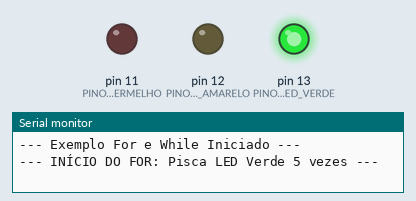
This sketch was run on a simulated Arduino Uno, built with avr-gcc and run on an emulated ATmega328P. Shown: output pins drawn as LEDs (lit = HIGH), the last lines printed to the serial monitor.

Above: at 0.12 s.
At 2.4 s:
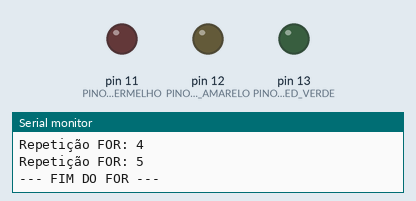
At 4.5 s:
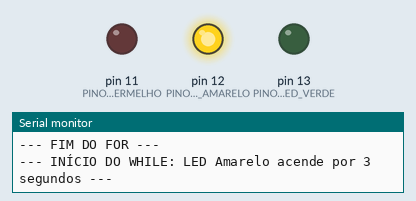
At 7.2 s:
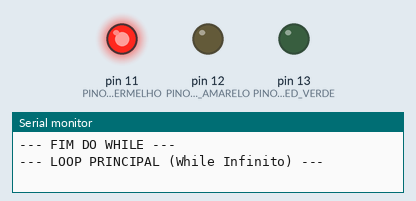
Timing chart, 0 to 11.7 s (numbered marks = the images above):
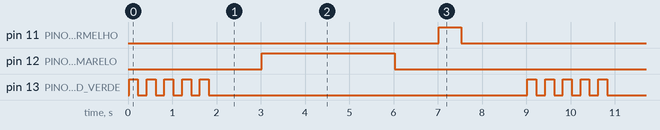

The sketch:

For_e_While.ino
```cpp
/*
 * Exemplo: Estruturas de Repetição For e While
 * Autor: Deividson Luiz Okopnik
 * Placa: Arduino Uno
 *
 * Descrição:
 * Este código demonstra e compara o uso das duas principais estruturas de repetição
 * do Arduino: 'for' e 'while'. O exemplo utiliza LEDs para ilustrar o funcionamento
 * de cada estrutura.
 *
 * Componentes Necessários:
 * - 1x Arduino Uno
 * - 3x LEDs (verde, amarelo, vermelho)
 * - 3x Resistores de 220 Ohm (para os LEDs)
 * - Jumpers
 *
 * Instruções de Ligação (Wiring):
 * 1. LED Verde: Ânodo -> Resistor 220 Ohm -> Pino Digital 13. Catodo -> GND.
 * 2. LED Amarelo: Ânodo -> Resistor 220 Ohm -> Pino Digital 12. Catodo -> GND.
 * 3. LED Vermelho: Ânodo -> Resistor 220 Ohm -> Pino Digital 11. Catodo -> GND.
 *
 * Observações:
 * - O 'for' é ideal quando se sabe o número exato de repetições.
 * - O 'while' é ideal quando a repetição depende de uma condição ser verdadeira.
 */

// Definição dos pinos dos LEDs
#define PINO_LED_VERDE 13
#define PINO_LED_AMARELO 12
#define PINO_LED_VERMELHO 11

void setup() {
  // Configura os pinos dos LEDs como saída
  pinMode(PINO_LED_VERDE, OUTPUT);
  pinMode(PINO_LED_AMARELO, OUTPUT);
  pinMode(PINO_LED_VERMELHO, OUTPUT);

  // Inicia a comunicação serial
  Serial.begin(9600);
  Serial.println("--- Exemplo For e While Iniciado ---");
}

void loop() {
  // -----------------------------------------------------------------------------
  // 1. Demonstração da Estrutura FOR
  // O 'for' é usado para repetir um bloco de código um número fixo de vezes.
  // Sintaxe: for (inicialização; condição; incremento)

  Serial.println("\n--- INÍCIO DO FOR: Pisca LED Verde 5 vezes ---");
  for (int i = 0; i < 5; i++) {
    digitalWrite(PINO_LED_VERDE, HIGH);
    delay(200);
    digitalWrite(PINO_LED_VERDE, LOW);
    delay(200);
    Serial.print("Repetição FOR: ");
    Serial.println(i + 1);
  }
  Serial.println("--- FIM DO FOR ---");
  delay(1000);

  // -----------------------------------------------------------------------------
  // 2. Demonstração da Estrutura WHILE
  // O 'while' repete um bloco de código ENQUANTO uma condição for verdadeira.

  Serial.println("\n--- INÍCIO DO WHILE: LED Amarelo acende por 3 segundos ---");
  digitalWrite(PINO_LED_AMARELO, HIGH);
  long tempoInicial = millis(); // Pega o tempo atual em milissegundos

  // Repete enquanto o tempo decorrido for menor que 3000ms (3 segundos)
  while (millis() - tempoInicial < 3000) {
    // O código aqui dentro se repete, mas não fazemos nada além de esperar
    // (A condição é verificada a cada iteração)
  }

  digitalWrite(PINO_LED_AMARELO, LOW);
  Serial.println("--- FIM DO WHILE ---");
  delay(1000);

  // -----------------------------------------------------------------------------
  // 3. Demonstração de uma Repetição Infinita (Loop Principal)
  // O loop() principal do Arduino é, na verdade, um 'while(true)' infinito.
  // Para ilustrar, piscamos o LED Vermelho uma vez e esperamos 2 segundos.

  Serial.println("\n--- LOOP PRINCIPAL (While Infinito) ---");
  digitalWrite(PINO_LED_VERMELHO, HIGH);
  delay(500);
  digitalWrite(PINO_LED_VERMELHO, LOW);
  delay(1500); // Total de 2 segundos de espera
}
```

Measured:
- by itself, pin 11 (PINO_LED_VERMELHO): alternates HIGH for 0.50 s and LOW for 8.5 s
- by itself, pin 12 (PINO_LED_AMARELO): alternates HIGH for 3.0 s and LOW for 6.0 s
- by itself, pin 13 (PINO_LED_VERDE): repeats every 9.0 s: 4 × (LOW 0.20 s, HIGH 0.20 s), LOW 7.2 s, HIGH 0.20 s
